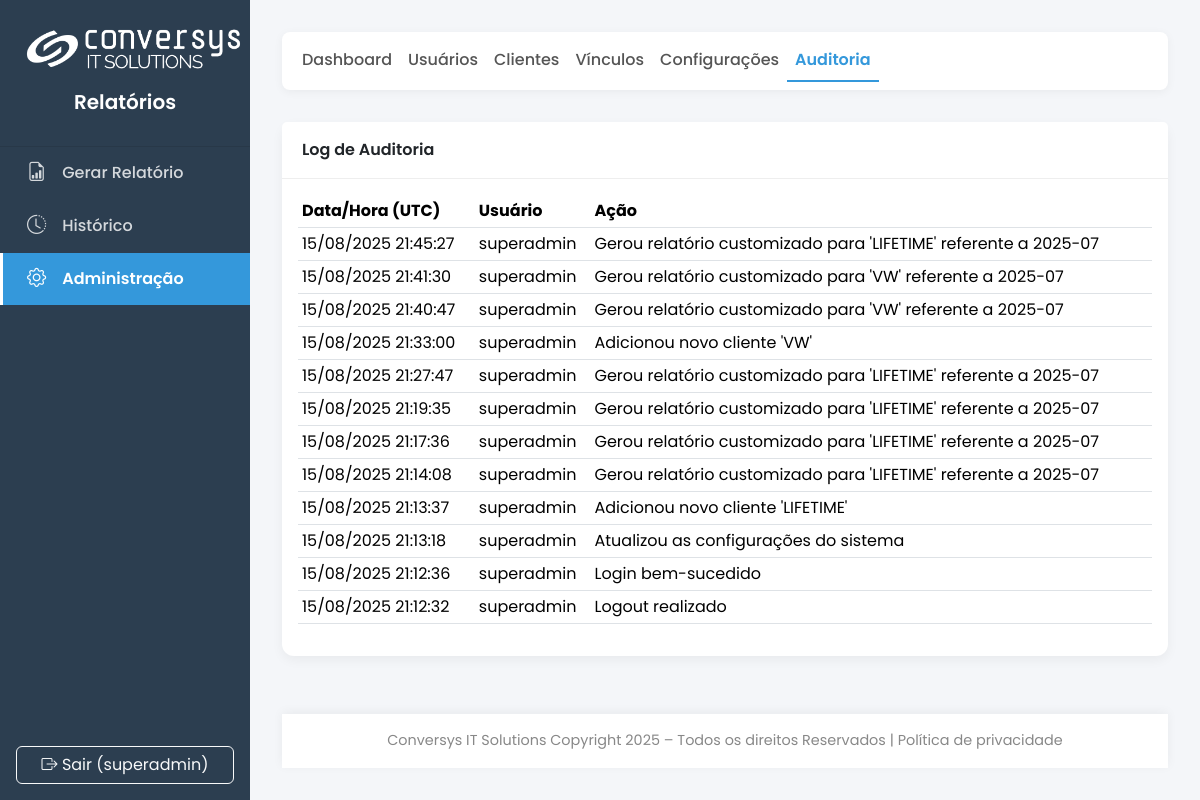
/admin/audit (signed in), run on an earlier commit of the app's database.
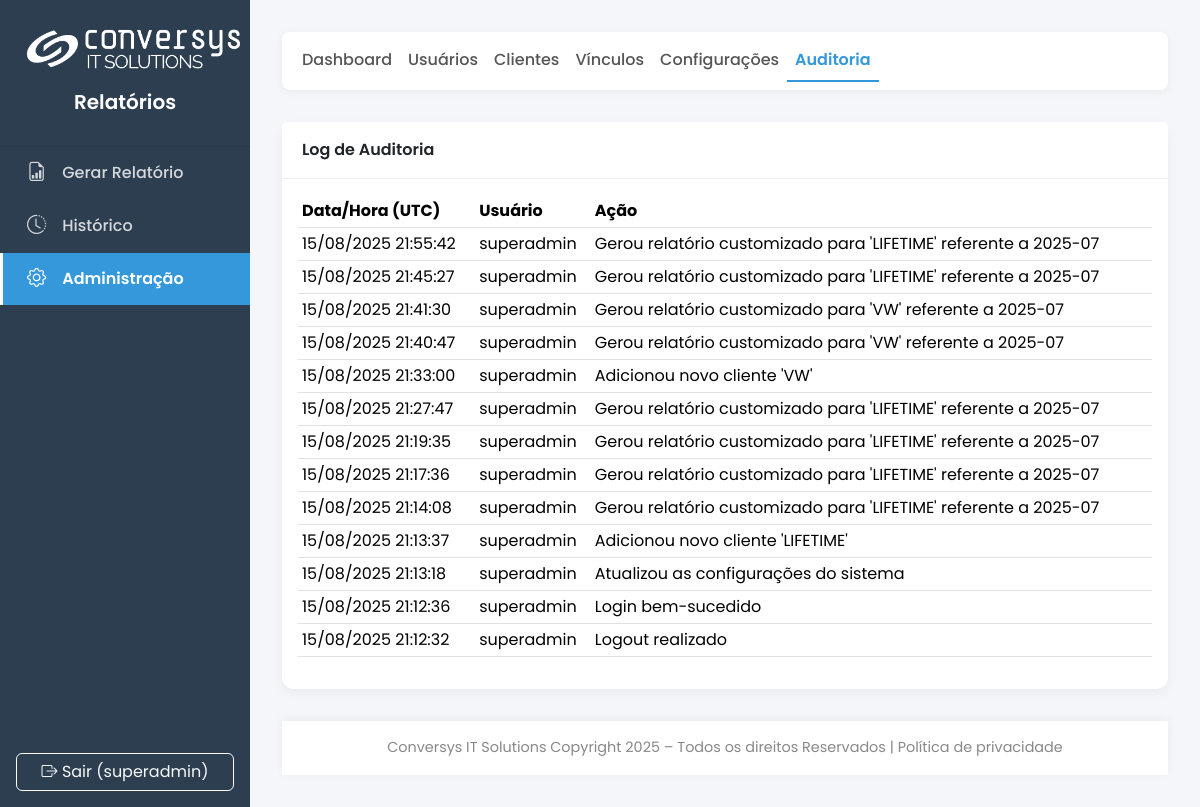
And on a later commit of the database.
### main.py (models this page shows)
class AuditLog(db.Model):
    id = db.Column(db.Integer, primary_key=True)
    user_id = db.Column(db.Integer, db.ForeignKey('user.id'), nullable=True)
    username = db.Column(db.String(64), nullable=False)
    action = db.Column(db.String(255), nullable=False)
    timestamp = db.Column(db.DateTime, default=dt.datetime.utcnow)
    user = db.relationship('User', backref='audit_logs')

### main.py (the view)
@app.route('/admin/audit')
@admin_required
def admin_audit_log():
    logs = AuditLog.query.order_by(AuditLog.timestamp.desc()).limit(200).all()
    return render_template('admin/audit_log.html', title="Log de Auditoria", logs=logs)

### main.py (called while the page is built)
@login_manager.user_loader
def load_user(user_id):
    return db.session.get(User, int(user_id))

@app.before_request
def before_request_func():
    g.sys_config = SystemConfig.query.first()

def admin_required(f):
    @wraps(f)
    @login_required
    def decorated_function(*args, **kwargs):
        if not (current_user.has_role('admin') or current_user.has_role('super_admin')):
            flash('Acesso negado. Você não tem permissão para acessar esta área.', 'danger')
            return redirect(url_for('gerar_form'))
        return f(*args, **kwargs)
    return decorated_function

def get_text_color_for_bg(hex_color):
    try:
        hex_color = hex_color.lstrip('#')
        r, g, b = tuple(int(hex_color[i:i+2], 16) for i in (0, 2, 4))
        luminance = (0.299 * r + 0.587 * g + 0.114 * b) / 255
        return '#212529' if luminance > 0.6 else '#ffffff'
    except (ValueError, TypeError):
        return '#ffffff'

    def has_role(self, role_name): return self.role.name == role_name

### templates/admin/audit_log.html (shortened to what this page needs)
{% extends 'admin/base.html' %}
{% block admin_content %}
<div class="card"><div class="card-header">Log de Auditoria</div>
<div class="card-body"><div class="table-responsive">
<table class="table table-sm table-hover">
<thead><tr><th>Data/Hora (UTC)</th><th>Usuário</th><th>Ação</th></tr></thead>
<tbody>
{% for log in logs %}
<tr><td>{{ log.timestamp.strftime('%d/%m/%Y %H:%M:%S') }}</td><td>{{ log.username }}</td><td>{{ log.action }}</td></tr>
{% else %}
<tr><td colspan="3" class="text-center text-muted p-4">Nenhum registro de auditoria encontrado.</td></tr>
{% endfor %}</tbody></table></div></div></div>
{% endblock %}

What changed in the data, as far as the page shows it:
added AuditLog: timestamp "15/08/2025 21:55:42", username "superadmin", action "Gerou relatório customizado para 'LIFETIME' referente a 2025-07"
